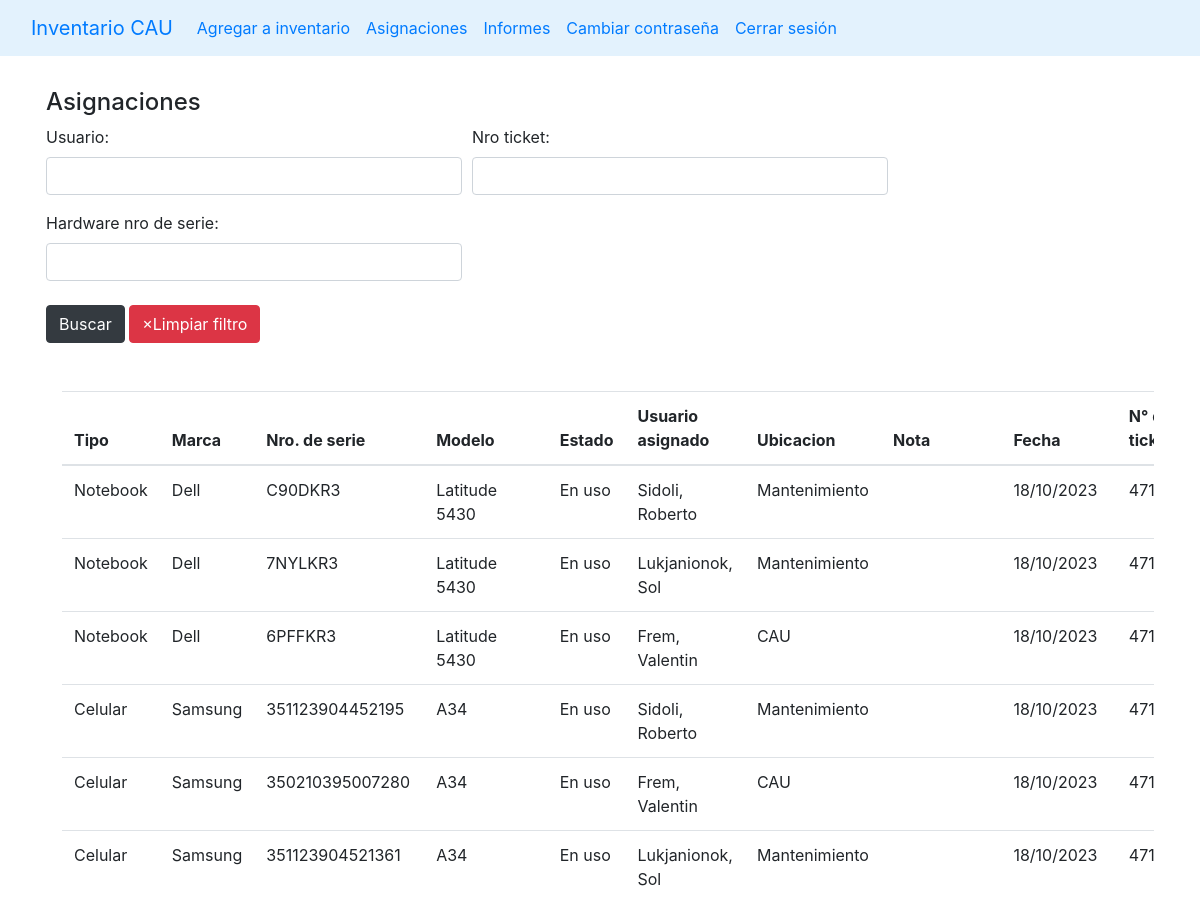
/asignaciones (signed in, upper part), run on an earlier commit of the app's database.
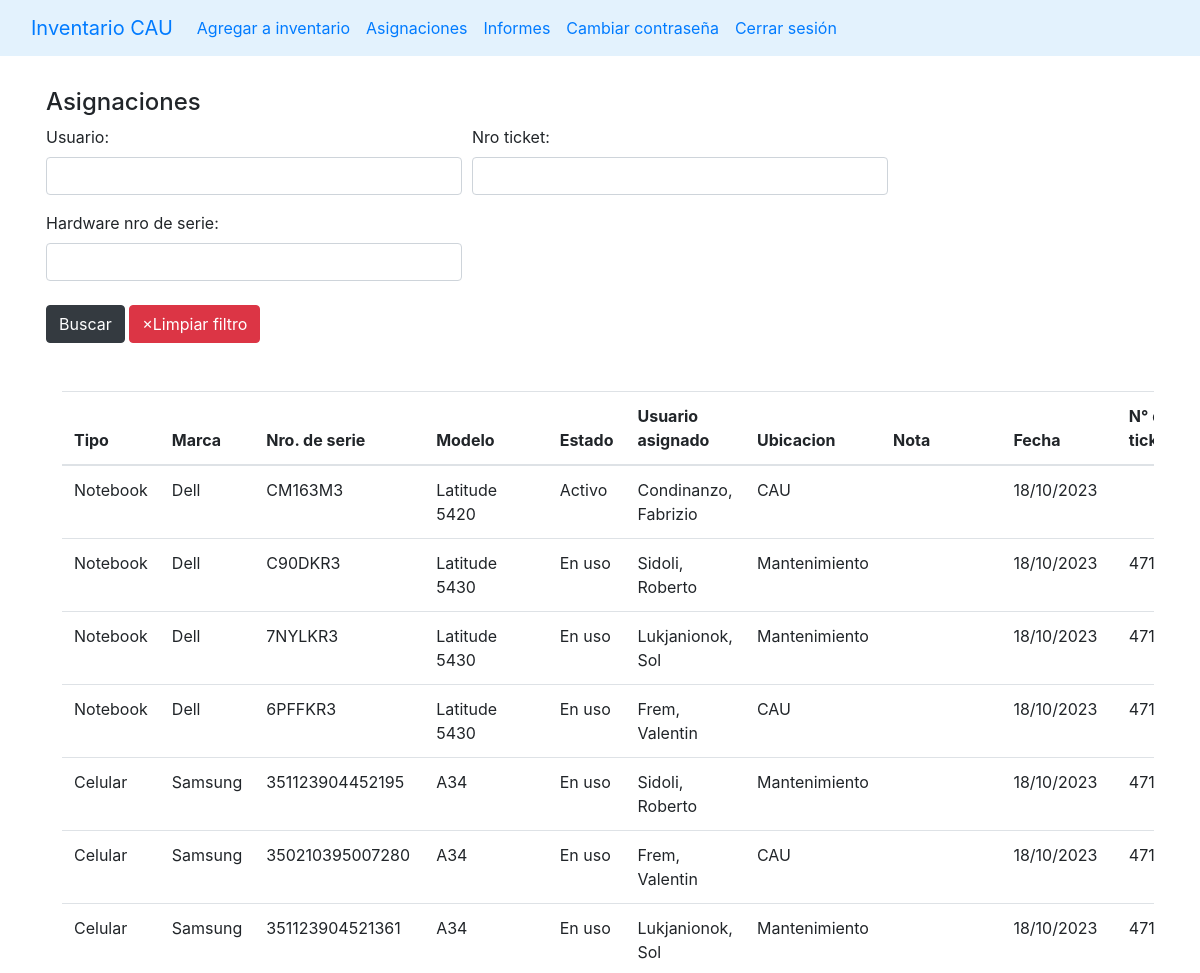
And on a later commit of the database.
### stockaep/models.py (models this page shows, shortened)
class Asignacion(models.Model):
    hardware = models.ForeignKey(Hardware, on_delete=models.CASCADE)
    usuario = models.CharField(max_length=50)
    fecha_creacion = models.DateField(auto_now_add=True)
    nro_ticket = models.CharField(blank=True, max_length=10)
    nota = models.TextField(blank=True, max_length=200)
    class Meta:
        ordering = ['fecha_creacion']

class Hardware(models.Model):
    origenes = (
        ('T4', 'T4'),
        ('CAU', 'CAU'),
        ('Yenny', 'Yenny')
    )
    tipo = models.ForeignKey(Tipo, on_delete=models.CASCADE)
    marca = models.ForeignKey(Marca, on_delete=models.CASCADE)
    modelo = models.ForeignKey(Modelo, on_delete=models.CASCADE)
    nro_de_serie = models.CharField(max_length=100, blank=True)
    ubicacion = models.ForeignKey(Ubicacion, on_delete=models.CASCADE)
    estado = models.ForeignKey(Estado, on_delete=models.CASCADE)
    observaciones = models.TextField(max_length=500, blank=True)
    origen = models.CharField(choices=origenes, max_length=10, default='CAU')
    nota = models.TextField(max_length=500, blank=True)
    class Meta:
        ordering = ['tipo']

class Tipo(models.Model):
    name = models.CharField(max_length=50, unique=True)
    class Meta:
        ordering = ['name']
    def __str__(self) -> str:
        return self.name

class Marca(models.Model):
    nombre = models.CharField(max_length=50, null=False, default='S/D', unique=True)
    class Meta:
        ordering = ['nombre']
    def __str__(self):
        return self.nombre

class Modelo(models.Model):
    nombre = models.CharField(max_length=100, null=False, default='S/D')
    class Meta:
        ordering = ['nombre']
    def __str__(self):
        return self.nombre

class Estado(models.Model):
    estados_hardware = (
    ("Nuevo", "Nuevo"),
    ('Activo', 'Activo'),
    ('En uso', 'En uso'),
    ('Fuera de Servicio', 'Fuera de Servicio'),
    ('Scrap', 'Scrap'),
    ('RMA', 'RMA')
)
    nombre = models.CharField(choices=estados_hardware, max_length=50)
    class Meta:
        ordering = ['nombre']
    def __str__(self):
        return f'{self.nombre}'

class Ubicacion(models.Model):
    nombre = models.CharField(max_length=50)
    class Meta:
        ordering = ['nombre']
    def __str__(self):
        return self.nombre

### stockaep/views.py (the view)
# urls.py: path('asignaciones', views.asignaciones, name='asignaciones'),
@login_required(login_url='login')
def asignaciones(request):
    ctx = {'link':'asignaciones'}
    asignaciones = Asignacion.objects.filter()
    f = AsignacionFilter(request.GET, queryset=Asignacion.objects.all())
    asignaciones_filtradas = f.qs
    ctx['filter'] = f
    ctx['asignaciones'] = asignaciones_filtradas
    return render(request, 'main.html', ctx)

### templates/main.html (shortened to what this page needs)
{% load static %}
<!DOCTYPE html>
<html lang="en">
<head>
    <link rel="stylesheet" href="https://stackpath.bootstrapcdn.com/bootstrap/4.5.0/css/bootstrap.min.css"0>
</head>
<body>
    {% include "navbar.html" %}
    {% if link == 'index' %}
        {% include 'list_hardware.html' %}
    {% elif link == 'create' %}
        {% include 'add_to_inventary.html' %}
    {% elif link == 'edit' %}
        {% include 'edit_hardware.html' %}
    {% elif link == 'notification' %}
        {% include 'notifications.html' %}
    {% elif link == 'asignaciones'%}
        {% include 'asignaciones.html' %}
    {% elif link == "admin_users" %}
        {% include "admin_users.html" %}
    {% elif link == "cambio_contraseña" %}
        {% include "cambio_contraseña.html" %}
    {% elif link == "realizar_informe" %}
        {% include "realizar_informe.html" %}
    {% endif %}
</body>
</html>

### templates/navbar.html (shortened to what this page needs)
  <nav class="navbar navbar-expand-lg bg-body-tertiary" style="background-color: #e3f2fd;" data-bs-theme="dark">
    <div class="container-fluid">
        <a class="navbar-brand" href="/">Inventario CAU</a>
        <div class="collapse navbar-collapse" id="navbarNavDropdown">
            <ul class="navbar-nav">
                <li class="nav-item">
                    <a class="nav-link" href="{% url 'create' %}">Agregar a inventario</a>
                </li>
                <li class="nav-item">
                    <a href="{% url 'asignaciones' %}" class="nav-link">Asignaciones</a>
                </li>
                <li class="nav-item">
                  <a href="{% url 'informes' %}" class="nav-link">Informes</a>
              </li>
                <li class="nav-item"><a href="{% url 'cambio_contraseña' %}" class="nav-link">Cambiar contraseña</a></li>
                <li class="nav-item"><a class="nav-link" href="/logout">Cerrar sesión</a></li>
            </ul>
        </div>
    </div>
</nav>

### templates/asignaciones.html
{% load static%}
{% block content %}
<div class="container p-3">
    <h4 class="mt-3">Asignaciones</h4>
    <div class="input-group mb-3">
        <form method="get">
            <div class="form-row" >
                {% for field in filter.form %}
                <div class="form-group col-md-6" id="form-field-{{ forloop.counter0 }}">
                    {{ field.label_tag }}
                    {{ field }}
                </div>
                {% endfor %}
            </div>
            <button type="submit" class="btn btn-dark mb-3 mt-2">Buscar</button>
            <a as="button" class="btn btn-danger mb-3 mt-2" href="{% url 'asignaciones' %}">&times;Limpiar filtro</a>
        </form>
    </div>
    <div class="container p-3 table-responsive">
        <table class="table table-hover">
            <thead>
                <tr>
                    <th scope="col">Tipo</th>
                    <th scope="col">Marca</th>
                    <th scope="col">Nro. de serie</th>
                    <th scope="col">Modelo</th>
                    <th scope="col">Estado</th>
                    <th scope="col">Usuario asignado</th>
                    <th scope="col">Ubicacion</th>
                    <th scope="col">Nota</th>
                    <th scope="col">Fecha</th>
                    <th scope="col">N° de ticket</th>
                </tr>
            </thead>
            <tbody>
                {% for a in asignaciones reversed%}
                    <tr>
                        <td>{{a.hardware.tipo}}</td>
                        <td>{{a.hardware.marca}}</td>
                        <td>{{a.hardware.nro_de_serie}}</td>
                        <td>{{a.hardware.modelo}}</td>
                        <td>{{a.hardware.estado}}</td>
                        <td>{{a.usuario}}</td>
                        <td>{{a.hardware.ubicacion}}</td>
                        <td>{{a.nota}}</td>
                        <td>{{a.fecha_creacion|date:"d/m/Y"}}</td>
                        <td>{{a.nro_ticket}}</td>
                    </tr>
                {% endfor %}
            </tbody>
        </table>
    </div>
</div>
{% endblock %}

What changed in the data, as far as the page shows it:
added Asignacion: hardware.tipo "Notebook", hardware.marca "Dell", hardware.nro_de_serie "CM163M3", hardware.modelo "Latitude 5420", hardware.estado "Activo", usuario "Condinanzo, Fabrizio", hardware.ubicacion "CAU", fecha_creacion "18/10/2023"
